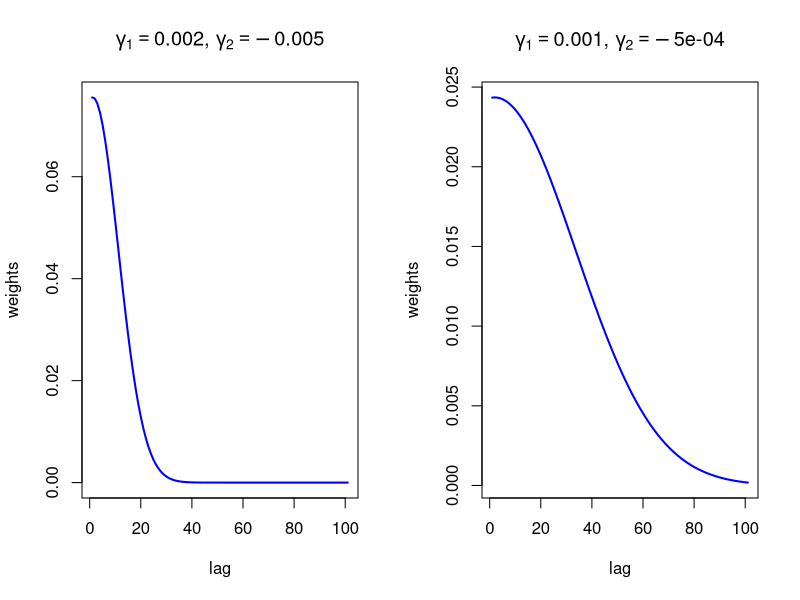
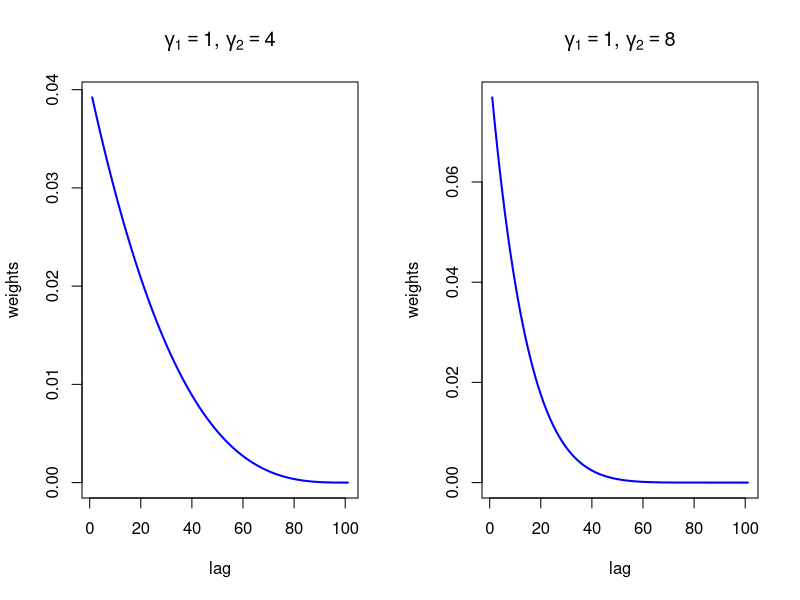
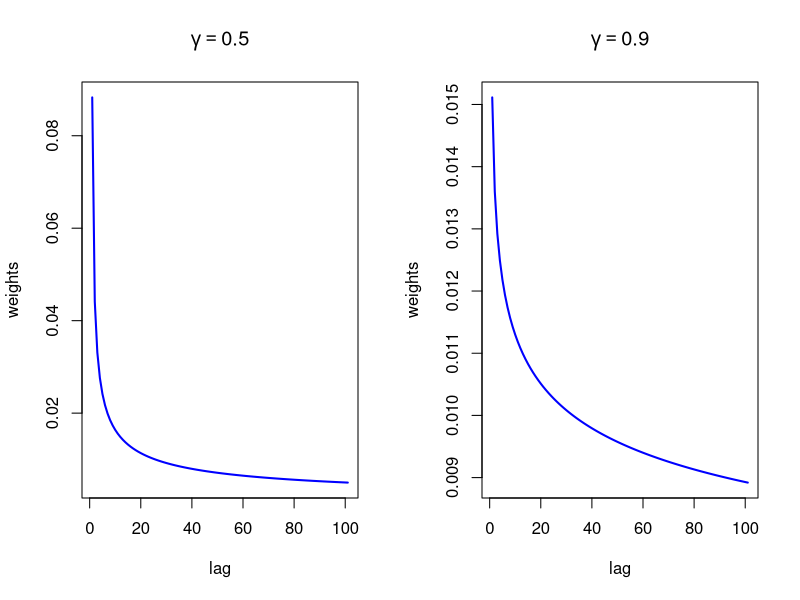
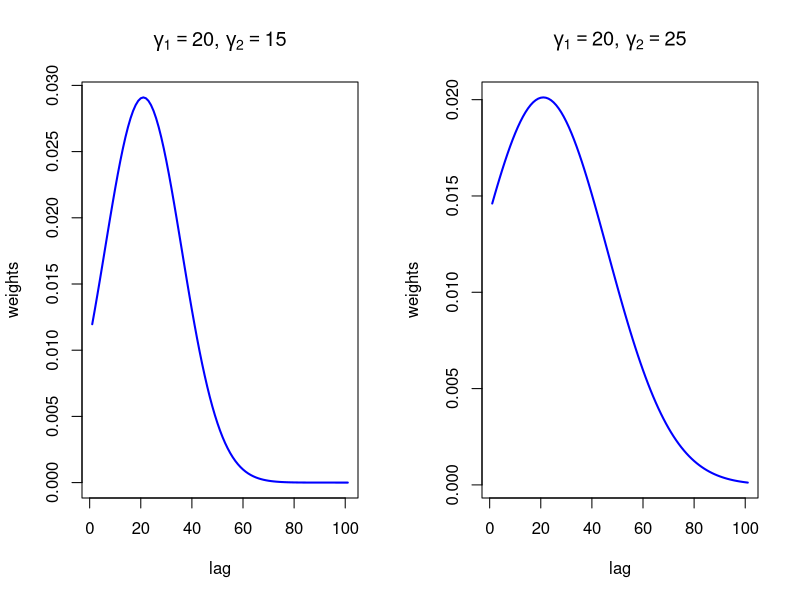

Recreate these plots in R, in order.



##### Almon #####

vals <- vector(mode = "list", length = 2)
vals[[1]]$gamma1 = 0.002 # rapidly declining weights
vals[[1]]$gamma2 = -.005
vals[[2]]$gamma1 = 0.001 # slowly declining weights
vals[[2]]$gamma2 = -.0005

compile_weights <- vector(mode = "list", length = 2)
for(j in 1:2){
  for(i in 0:100){
    compile_weights[[j]] <- c(compile_weights[[j]],
                              exp((vals[[j]]$gamma1*(i^1)) +
                                    vals[[j]]$gamma2*(i^2)))
  }
  compile_weights[[j]] <- compile_weights[[j]]/sum(compile_weights[[j]])
}

png("paper/figures/Almon_weights_illustration.png", width=25, height=10, units = 'cm', res = 300)
par(mfrow=c(1,2))
plot(compile_weights[[1]], type="l", col="blue", lwd = 2,
     ylab="weights", xlab="lag",
     main=expression(paste(gamma[1]==0.002,",", " ",gamma[2]==-0.005)))
plot(compile_weights[[2]], type="l", col="blue", lwd = 2,
     ylab="weights", xlab="lag",
     main=expression(paste(gamma[1]==0.001,",", " ",gamma[2]==-0.0005)))
dev.off()



##### Beta #####

vals <- vector(mode = "list", length = 2)
vals[[1]]$gamma1 = 1
vals[[1]]$gamma2 = 4
vals[[2]]$gamma1 = 1
vals[[2]]$gamma2 = 8

compile_weights <- vector(mode = "list", length = 2)
for(j in 1:2){
  for(i in 0:100){
    x <- 0.0001 + (1-0.0001)*((i-1)/(100-1))
    compile_weights[[j]] <- c(compile_weights[[j]],
                              (x^(vals[[j]]$gamma1-1))*((1-x))^(vals[[j]]$gamma2-1))
  }
  compile_weights[[j]] <- compile_weights[[j]]/sum(compile_weights[[j]])

}

png("paper/figures/Beta_weights_illustration.png", width=25, height=10, units = 'cm', res = 300)
par(mfrow=c(1,2))
plot(compile_weights[[1]], type="l", col="blue", lwd = 2,
     ylab="weights", xlab="lag",
     main=expression(paste(gamma[1]==1,",", " ",gamma[2]==4)))
plot(compile_weights[[2]], type="l", col="blue", lwd = 2,
     ylab="weights", xlab="lag",
     main=expression(paste(gamma[1]==1,",", " ",gamma[2]==8)))
dev.off()



##### Hyperbolic scheme #####

vals <- vector(mode = "list", length = 2)
vals[[1]] = 0.5
vals[[2]] = 0.9

compile_weights <- vector(mode = "list", length = 2)
for(j in 1:2){
  for(lag in 0:100){
    compile_weights[[j]] <- c(compile_weights[[j]],
                              gamma(lag+vals[[j]]) / (gamma(lag+1)*gamma(vals[[j]])))
  }
  compile_weights[[j]] <- compile_weights[[j]]/sum(compile_weights[[j]])
}

png("paper/figures/Hyperbolic_scheme_weights_illustration.png", width=25, height=10, units = 'cm', res = 300)
par(mfrow=c(1,2))
plot(compile_weights[[1]], type="l", col="blue", lwd = 2,
     ylab="weights", xlab="lag",
     main=expression(paste(gamma==0.5)))
plot(compile_weights[[2]], type="l", col="blue", lwd = 2,
     ylab="weights", xlab="lag",
     main=expression(paste(gamma==0.9)))
dev.off()





##### Gaussian constraint #####

vals <- vector(mode = "list", length = 2)
vals[[1]]$gamma1 = 20
vals[[1]]$gamma2 = 15
vals[[2]]$gamma1 = 20
vals[[2]]$gamma2 = 25


compile_weights <- vector(mode = "list", length = 2)
for(j in 1:2){
  for(lag in 0:100){
    compile_weights[[j]] <- c(compile_weights[[j]],
                              exp( -(lag-vals[[j]]$gamma1)^2 / (2 * (vals[[j]]$gamma2^2)) ))
  }
  compile_weights[[j]] <- compile_weights[[j]]/sum(compile_weights[[j]])
}

png("paper/figures/Gaussian_weights_illustration.png", width=25, height=10, units = 'cm', res = 300)
par(mfrow=c(1,2))
plot(compile_weights[[1]], type="l", col="blue", lwd = 2,
     ylab="weights", xlab="lag",
     main=expression(paste(gamma[1]==20,",", " ",gamma[2]==15)))
plot(compile_weights[[2]], type="l", col="blue", lwd = 2,
     ylab="weights", xlab="lag",
     main=expression(paste(gamma[1]==20,",", " ",gamma[2]==25)))
dev.off()
